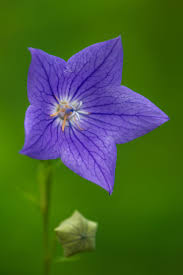
#> input picture PythonDithering/data/flower2.jpeg, 183 x 275 px
$ python dithering.py
#> lines starting #> are read from the running program, lines starting #| are printed output that depends on the picture
from PIL import Image
import numpy as np

def find_closest(colors, oldpixel):
    differences = [abs(color - oldpixel) for color in colors]
    index = np.argmin(differences)
    return colors[index]


def add(x, y):
    return x + y

def subtract(x,y):
    return x - y

im = Image.open("data/flower2.jpeg")
#> im is the input picture: PIL image 183x275 RGB; mean R, G, B 71.3, 96.3, 51
grey = im.convert("L")
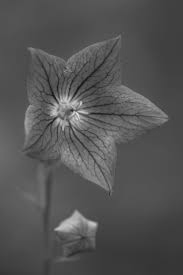
#> grey: PIL image 183x275 L; min 16, max 234, mean 83.7
im_grey_vec = np.array(grey).astype(np.int16)
im_vec = np.array(im).astype(np.int16)

colors = [0, 128, 255]

height, width = im_grey_vec.shape
#> height = 275; width = 183

arr = im_vec.copy()

for y in range(height):
    for x in range(width):
        for c in range(3):
            oldpixel = im_vec[y,x,c]
            newpixel = find_closest(colors, oldpixel)
            im_vec[y,x,c] = newpixel
            quant_error = oldpixel - newpixel

            if x + 1 < width:
                im_vec[y, x+1,c] += (quant_error * 7) / 16

            if x > 0 and y + 1 < height:
                im_vec[y+1, x-1,c] += (quant_error * 3) / 16

            if y + 1 < height:
                im_vec[y+1, x,c] += (quant_error * 5) / 16

            if x + 1 < width and y + 1 < height:
                im_vec[y+1, x+1,c] += quant_error / 16
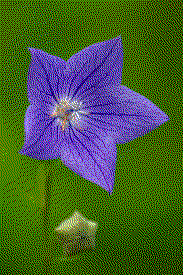
#> im_vec: shape (275, 183, 3) int16; mean R, G, B 69.4, 94.5, 49.4


im_vec = np.clip(im_vec, 0, 255).astype(np.uint8)

image = Image.fromarray(im_vec, "RGB")
image.show()

arr2 = arr.copy()

for y in range(height):
    for x in range(width):
        for c in range(3):
            oldpixel = arr[y,x,c]
            newpixel = find_closest(colors, oldpixel)
            arr[y,x,c] = newpixel
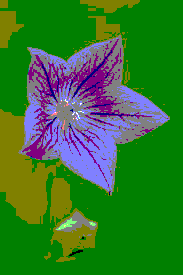
#> arr: shape (275, 183, 3) int16; mean R, G, B 52.3, 119.5, 46.2

arr = np.clip(arr, 0, 255).astype(np.uint8)

image = Image.fromarray(arr, "RGB")
# [44 lines of commented-out code are left out]
